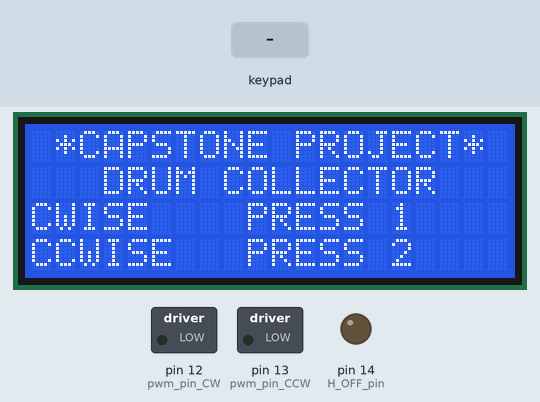
The sketch below on a simulated Arduino Mega 2560, built with avr-gcc and run on an emulated ATmega2560. Shown: 20×4 character LCD, switched loads named in the sketch (green lamp = pin HIGH), output pins drawn as LEDs (lit = HIGH). Dashed ring = blinking. The test bench sets the inputs (shaded band). EEPROM starts erased; what the sketch prints to the serial monitor is not drawn.

Above: at 4.8 s.
4.9 s: key 'A' pressed
At 7.7 s:
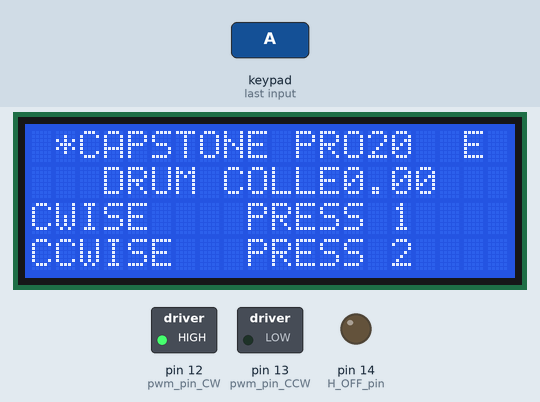
7.9 s: key '2' pressed
At 10.8 s:
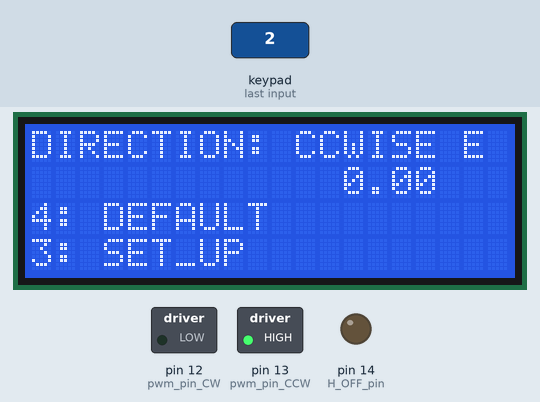
10.9 s: keypad keys 1 3 9 7 2 2 pressed 0.4 s apart
At 13.9 s:
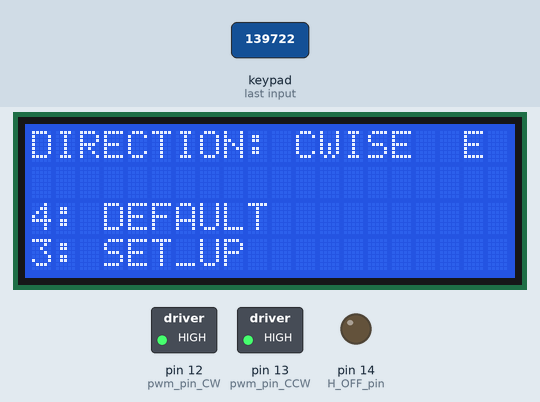
15.6 s: key '*' pressed
18.6 s: keypad keys 1 1 1 0 9 8 D pressed 0.4 s apart
At 23.2 s:
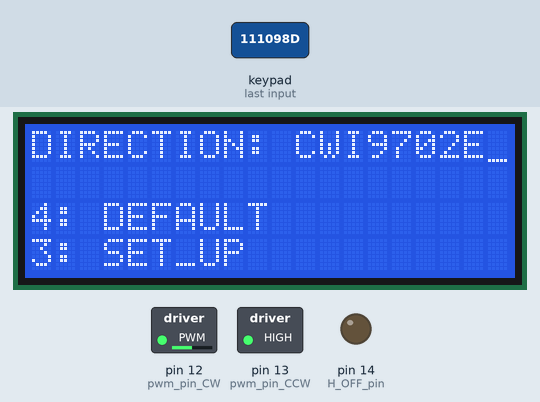
23.4 s: key 'C' pressed
Timing chart, 0 to 26.7 s (numbered marks = the images above; inputs shaded):
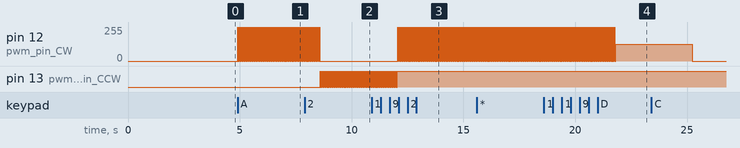

Measured:
- after the input at 4.9 s, pin 12 (pwm_pin_CW): alternates 255/255 for 0.02 s and 0/255 for 0.02 s, starting at once; the display: first changes at once (image 1 shows a later state)
- after the input at 7.9 s, pin 12 (pwm_pin_CW): goes on until 8.6 s, then stays 0/255; pin 13 (pwm_pin_CCW): alternates HIGH for 0.02 s and LOW for 0.02 s, starting after 0.70 s; the display: first changes after 0.69 s (image 2 shows a later state)
- after the input at 10.9 s, pin 12 (pwm_pin_CW): alternates 255/255 for 0.02 s and 0/255 for 0.02 s, starting after 1.2 s; pin 13 (pwm_pin_CCW): goes on until 12.0 s, then stays HIGH; the display: first changes after 1.2 s (image 3 shows a later state)
- after the input at 18.6 s, the display: first differs from a run without the input after 2.3 s (image 4 shows a later state)
- after the input at 23.4 s, pin 12 (pwm_pin_CW): 127/255 → 0/255 after 1.8 s

The sketch:

Drum_Collector_ABET.ino
```cpp
/*------------------MOTOR_CONTROL----------------------------------------*/
#include <avr/interrupt.h>

#define SETUP             0
#define RUN               1
#define RUN_UP_DOWN       2
#define EEPROM_SETUP      3
#define RUN_EEPROM        4
#define SAVE_EEPROM       5
#define STOP              6
#define CLEAR             7
#define DEFALT            8

// Direction
#define CWISE             0
#define CCWISE            1

int           state=DEFALT;
const int     pwm_pin_CW=12;
const int     pwm_pin_CCW=13;
const int     H_OFF_pin=14;
unsigned char Direction;
int           rpm_default;
int pulse_speed, rpm_control;
volatile int timer1_flag, rpm=10;      //timer1
volatile int pulse_pullup;            // timer 2
volatile int timer3_flag;             // timer 3

/*---------------------KEYPAD---------------------------------------------*/
#include <Keypad.h>//header for keypad commands enabling
const byte ROWS = 4; // Four rows
const byte COLS = 4; // Four columns
String  spd = "";
int Speed; // Variable to convert string to integer

char Setup_But= NO_KEY;
// Define the Keymap for Keypad
char keys[ROWS][COLS] = {
  {'1', '2', '3', 'A'},
  {'4', '5', '6', 'B'},
  {'7', '8', '9', 'C'},
  {'*', '0', '#', 'D'}
};
// Connect keypad ROW0, ROW1, ROW2 and ROW3 to these Arduino pins.
byte rowPins[ROWS] = {11, 10, 9, 8};
// Connect keypad COL0, COL1 and COL2 to these Arduino pins.
byte colPins[COLS] = {7, 6, 5, 4};
//  Create the Keypad
Keypad kpd = Keypad( makeKeymap(keys), rowPins, colPins, ROWS, COLS );

/*---------------------------LCD DISPLAY---------------------------------*/
#include <LiquidCrystal_I2C.h>
#include <Wire.h>
LiquidCrystal_I2C lcd(0x3F,20,4);
int j = 15;

/*-------------------------------ENCODER----------------------------------*/
const int phase_a=2   ; //timer 0, xanh luc
const int phase_b=3   ; //determine the way, trang
int CCW = false;

/*-------------------------EEPROM-----------------------------------------*/
#include <EEPROM.h>
int eeprom_value;
int myInteger_1, myInteger;

/*----------------------------------PID CONTROL----------------------------*/
#define Sampling_time 25          // ms
#define inv_Sampling_time 40
volatile long int Kp=8, Kd=10, Ki=1; // for speed control
volatile long int pPart=0, iPart=0, dPart=0; // PID gains
volatile long int Output;
volatile long int Err, pre_Err;
volatile long int counter_pulse=0;
unsigned int pre_Pulse, Pulse=0;
volatile long time0=0;
volatile long timeF=0;
float time_interval;
float pulse_value;
float encoderSpeed = 0;

void(* resetFunc) (void) = 0;//declare reset function at address 0
/**************************-----------------------------******************************/
void setup()
{
/*-------------------------LCD SETUP-------------------------------------*/
   // lcd initialization
   lcd.init();
   lcd.backlight();
   lcd.clear();

   //menu1
   lcd.setCursor(2, 0);
   lcd.print("CAPSTONE PROJECT");
   effect_cursor_CHAY_CHU();
   lcd.setCursor(2, 2);
   lcd.print(" DRUM COLLECTOR ");
   lcd.setCursor(2, 3);
   lcd.print("*ELECTROSPINNING*");
   delay(500);

   //cwise and ccwise
   lcd.clear();
   lcd.setCursor(1, 0);
   lcd.print("*CAPSTONE PROJECT*");
   lcd.setCursor(3, 1);
   lcd.print("DRUM COLLECTOR");
   lcd.setCursor(0, 2);
   lcd.print("CWISE    PRESS 1");
   lcd.setCursor(0, 3);
   lcd.print("CCWISE   PRESS 2");

   //Pinout Configuration
   pinMode(H_OFF_pin,OUTPUT);
   pinMode(pwm_pin_CW,OUTPUT);
   pinMode(pwm_pin_CCW,OUTPUT);

  /* Encoder */
  pinMode(phase_a, INPUT_PULLUP);
  pinMode(phase_b, INPUT_PULLUP);

  /* Serial initialization */
  Serial.begin(9600);
}

void loop()
{
   Setup_But = kpd.getKey();
/*--------------------------------DIRECTION---------------------------------*/
   if (Setup_But=='1')
   {
    lcd.clear();
    lcd.setCursor(0, 0);
    lcd.print("DIRECTION: CWISE");
    lcd.setCursor(0,6);
    lcd.print("3: SET_UP");
    lcd.setCursor(0,2);
    lcd.print("4: DEFAULT");
    Direction=CWISE;
   }

   if (Setup_But=='2')
   {
    lcd.clear();
    lcd.setCursor(0,0);
    lcd.print("DIRECTION: CCWISE");
    lcd.setCursor(0,6);
    lcd.print("3: SET_UP");
    lcd.setCursor(0,2);
    lcd.print("4: DEFAULT");
    Direction=CCWISE;
   }
/*---------------------------SETUP OR DEFAULT----------------------------------*/
      if(Setup_But=='3')
    {
      state=SETUP;
   }

   if (Setup_But=='4')
    {
      state= EEPROM_SETUP;
    }
/*---------------------------INC OR DEC-----------------------------------------*/
   if (Setup_But=='D')      //decrease
    {
      Speed=Speed-20;
      Serial.println("decrease");
      lcd.setCursor(14, 0);
      lcd.print("    ");
      lcd.setCursor(14, 0);
      lcd.print(Speed);
      state=RUN_UP_DOWN;
      //test
      //Serial.println(Speed);
    }

   if (Setup_But=='A')      //increase
    {
      Speed=Speed+20;
      Serial.println("increase");
      lcd.setCursor(14, 0);
      lcd.print("    ");
      lcd.setCursor(14, 0);
      lcd.print(Speed);
      state=RUN_UP_DOWN;
      //test
      //Serial.println(Speed);
    }
/*---------------------------STOP MOTOR-------------------------------------*/
  if (Setup_But=='B')
   {
    state=STOP;
   }
/*---------------------------CLEAR LCD--------------------------------------*/
   if(Setup_But=='C')
    {
     //state=CLEAR;
     resetFunc(); //call reset
    }
/*=================================================================================
                                  SWITCHING CASES
===================================================================================*/

/*-------------------------------SETUP - 0-----------------------------------------*/
switch(state)
{
  case SETUP:
    lcd.clear();
    lcd.setCursor(0, 0);
    lcd.print("DESIRED SPEED:");
    lcd.setCursor(0, 1);
    lcd.print("ACTUAL SPEED:");
    lcd.setCursor(0, 2);
    lcd.print("*:SAVE B:STOP #:RUN");
    lcd.setCursor(0, 3);
    lcd.print("A:UP C:CLEAR D:DOWN");

    while(1)
    {
      Setup_But=kpd.getKey();
      if(Setup_But!=NO_KEY)
      {
        lcd.setCursor(14, 0);
        lcd.print("   ");
        lcd.setCursor(j, 0);
        spd += (char)Setup_But;
        j=j++;
        Speed = spd.toInt();
        lcd.print(Speed);
        effect_cursor();

         if(Setup_But=='*')
            {
              state=SAVE_EEPROM;
              break;
            }

          if(Setup_But=='#')
            {
              state=RUN;
              break;
            }
        }
      }
  break;
/*-------------------------------RUN MOTOR - 1-----------------------------------------*/
  case RUN:
      digitalWrite(H_OFF_pin,LOW); // RUN MOTOR
      Motor_control_setting(Speed);
      Encoder_control();
      if(Setup_But=='*')
         {
            state=SAVE_EEPROM;
            break;
          }
       //test
       Serial.println("RUN");
  break;
/*-------------------------------RUN_UP_DOWN - 2-------------------------------------------*/
  case RUN_UP_DOWN:
       digitalWrite(H_OFF_pin,LOW);            // RUN MOTOR
       Motor_control(Speed);
       Encoder_control();
       EEPROM_Write(Speed);
       lcd.setCursor(18, 0);
       lcd.print("E");
//       if(Setup_But=='*')
//          {
//             EEPROM_Write(Speed);
//             lcd.setCursor(18, 0);
//             lcd.print("E");
//             break;
//          }
  break;
/*-------------------------------EEPROM DEFAULT - 3-----------------------------------------*/
  case EEPROM_SETUP:
        lcd.clear();
        lcd.setCursor(0, 0);
        lcd.print("DESIRED SPEED:");
        lcd.setCursor(0, 1);
        lcd.print("ACTUAL SPEED:");
        lcd.setCursor(0, 2);
        lcd.print("#:RUN");

        while(1)
        {
          Setup_But=kpd.getKey();
          if(Setup_But!=NO_KEY)
          {
              if(Setup_But=='#')
                {
                  state=RUN_EEPROM;
                  break;
              }
            }
          }
  break;
/*-------------------------------EEPROM DEFAULT - 4-----------------------------------------*/
  case RUN_EEPROM:
        digitalWrite(H_OFF_pin,LOW); // RUN MOTOR
        // doc tu eeprom
        eeprom_value=EEPROM_Read();
        lcd.setCursor(14,0);
        lcd.print(eeprom_value);
        Motor_control_setting(eeprom_value);
        Encoder_control();
        //test
        Serial.println(eeprom_value);
  break;
/*-------------------------------SAVE EEPROM - 5 ----------------------------------------------*/
  case SAVE_EEPROM:
        lcd.setCursor(18, 0);
        lcd.print("*");
        EEPROM_Write(Speed);
         if(Setup_But=='#')
              {
                state=RUN;
                break;
              }
          //test
         Serial.println("SAVE_EEPROM");
  break;
  /*-------------------------------STOP MOTOR - 6 -----------------------------------------*/
  case STOP:
   digitalWrite(H_OFF_pin,HIGH); // STOP MOTOR
   //test
   Serial.println("STOP");
  break;

/*---------------------------------CLEAR LCD - 7-------------------------------------------*/
  case CLEAR:

  break;
 /*-------------------------------DEFAULT - 8 ----------------------------------------------*/
  default:
  break;
}
}
/*==============================================================================
                            EEPROM
=================================================================================*/
void EEPROM_Write (int rpm_eeprom)
{
EEPROM.update(0, highByte(rpm_eeprom));
EEPROM.update(1, lowByte(rpm_eeprom));
}

int EEPROM_Read (void)
{
int bytehigh=EEPROM.read(0);
int bytelow=EEPROM.read(1);
    myInteger=word(bytehigh, bytelow);
return myInteger;
}

/************************************************************************************
                            TIMER1
Note: every 1s, the motor speed increased 10 rpm
*************************************************************************************/
void Motor_control_setting(int rpm_setting)
{
      /*SETUP TIMER1 after 1*/
      cli();                              // stop interrupt
      /* RESET T/C1 */
      TCCR1A=0;
      TCCR1B=0;
      TIMSK1=0;

      /*Setup T/C 1*/
      TCCR1B=0x04;            // khoi dong timer scale=62500 Hz
      TCNT1=3036;             // sau 1s

      /*Timer/Counter 1 Interrupt(s) initialization */
      TIMSK1=(1<<TOIE1);
      sei()             ;    // cho phep ngat toan cuc
/*-----------------------------------------------------------------------*/
      if(rpm<=rpm_setting)
      {
        timer1_flag=1;
        Motor_control(rpm);
      }
      else if (rpm>rpm_setting)
      {
        timer1_flag=0;
        lcd.setCursor(19, 0);
        lcd.print("*");
      }
      //test
      Serial.println(rpm);
      Serial.println("-------");
}

ISR (TIMER1_OVF_vect)
{
  TCNT1=3036;               // sau 1s
  if (timer1_flag==1)
     rpm=rpm+10;
  else if (timer1_flag==0)
     TIMSK1 &= ~_BV(TOIE1); // disable timer1 overflow interrupt
}
/*----------------------------------TIMER2 - CONTROL MOTOR----------------------------------
+ Động cơ Step FULL bước là 1,8 độ -> 1 vòng có 360/1.8 = 200 bước
+ Vận tốc cần: rpm <=> (rpm/60) V/s
-> trong 1s bạn cần xuất 200*(rpm/60) = (10/3)*rpm= rpm/0.3
------------------------------------------------------------------------------------------*/
void Motor_control (unsigned int rpm_control)
{
      cli();                              // stop interrupt

      pulse_speed=(rpm_control/0.3);            //Hz
      pulse_pullup=62500/pulse_speed;

      /* RESET T/C1 */
      TCCR3A=0;
      TCCR3B=0;
      TIMSK3=0;

      /*Setup T/C 1*/
      TCCR3B=0x04;            // khoi dong timer scale/256=62 500 Hz
      TCNT3=65535-pulse_pullup;

      /*Timer/Counter 1 Interrupt(s) initialization */
      TIMSK3=(1<<TOIE3);
      sei()             ;    // cho phep ngat toan cuc

      //test
      Serial.println("frequency");
      Serial.println(pulse_speed/2);
      Serial.println(pulse_pullup);
}


ISR (TIMER3_OVF_vect)
{
    TCNT3=65535-pulse_pullup;
    switch(Direction)
          {
            case CWISE:
            digitalWrite(pwm_pin_CW, !digitalRead(pwm_pin_CW));
            break;

            case CCWISE:
            digitalWrite(pwm_pin_CCW, !digitalRead(pwm_pin_CCW));
            break;
          }
}
/*=================================================================================
                            PID CONTROL
===================================================================================*/
void Encoder_control()
{
    attachInterrupt(0, doEncoderA, FALLING);
    time0=millis();
    delay(1000);
    timeF = millis();
    time_interval=timeF-time0;
    if ((time_interval)>=1000)
    {
        detachInterrupt(0);
        pre_Pulse = counter_pulse;
        if (CCW == true) {
         pulse_value = (float)(Pulse-pre_Pulse);
        }
        else {
              pulse_value = (float)(pre_Pulse-Pulse);
            }
        encoderSpeed=(float)(((pulse_value)/400)/time_interval)*60000;
        delay(100);
        Pulse = pre_Pulse;
        time0=millis();
        counter_pulse=0;
        Pulse=0;
        // DISPLAY THE ENCODER READING
        lcd.setCursor(13,1);
        lcd.print("   ");
        lcd.setCursor(13, 1);
        lcd.print(encoderSpeed);
        delay(100);
        //test
        //Serial.println(pulse_value);
        //Serial.println(time_interval);
        //Serial.println(encoderSpeed);
    }
  /*--------------------Motor_Speed_PID-------------------------------------- */
//  Err=int(rpm_default-encoderSpeed);           // tinh error
//  //  PID parts
//  pPart=Kp*Err;
//  dPart=Kd*(Err-pre_Err)*inv_Sampling_time;
//  iPart=Ki*Sampling_time*(Err+pre_Err)/1000 ;// transform ms into s
//  Output+=pPart+dPart+iPart;
//
//  // Speed control by PID
//  Motor_control_setting(Output);
//  pre_Err=Err;      //luu lai gia tri Err
}

void doEncoderA()
{
  if(digitalRead(phase_a)==HIGH)
  {
    if(digitalRead(phase_b)==LOW)
    {
      CCW=false;}
    else
    {CCW=
    true;}
  }
  else
  {
    if(digitalRead(phase_b)==LOW)
    {CCW=true;}
    else
    {CCW=false;}
  }

  if(CCW==true){
    counter_pulse--;
    //Serial.println("CCW");
  }
  else{
    counter_pulse++;
    //Serial.println("CW");
  }
}
/*=================================================================================
                            CURSOR EFFECT
===================================================================================*/
void effect_cursor_CHAY_CHU()
{
 for (int positionCounter = 0; positionCounter < 13; positionCounter++) {
    // Cuộn 1 vị trí sang trái:
    lcd.scrollDisplayLeft();
    delay(50);
  }

  // Cuộn 29 vị trí sang phải:
  for (int positionCounter = 0; positionCounter < 29; positionCounter++) {
    // Cuộn 1 vị trí sang phải:
    lcd.scrollDisplayRight();
    delay(50);
  }

  // Cuộn 16 vị trí sang trái
  for (int positionCounter = 0; positionCounter < 16; positionCounter++) {
    // Cuộn 1 vị trí sang trái:
    lcd.scrollDisplayLeft();
    delay(50);
  }
  delay(50);
}

void effect_cursor()
{
    lcd.noCursor();
    delay(500);
    lcd.cursor();
    delay(500);
}
```
